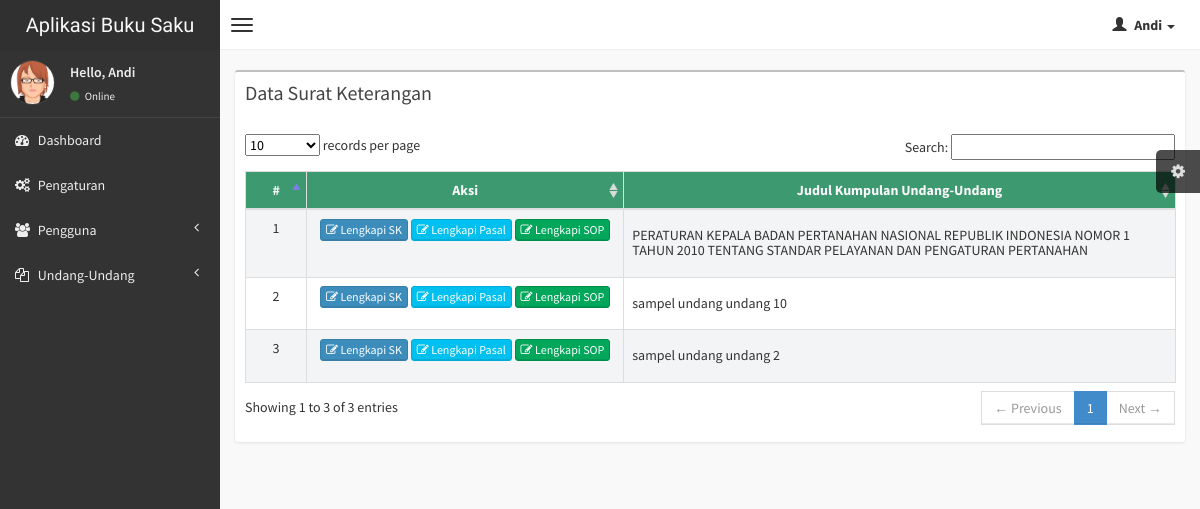
Screenshot of /pages/lihat_sk.php (signed in) with the database file from the repository.
### tables this page shows
CREATE TABLE `tb_nama_uu` (
  `id` int(11) NOT NULL,
  `nama_uu` varchar(255) NOT NULL,
  `status` varchar(10) NOT NULL,
  `tanggal_pembuatan` timestamp NOT NULL DEFAULT current_timestamp() ON UPDATE current_timestamp()
);

### pages/lihat_sk.php (the view, shortened to what this page needs)
<?php
include '../connect/koneksi.php';
?>
<!DOCTYPE html>
<html>
<head>
  <link href="../css/bootstrap.min.css" rel="stylesheet" type="text/css" />
  <link href="../css/font-awesome.min.css" rel="stylesheet" type="text/css" />
  <link href="../css/ionicons.min.css" rel="stylesheet" type="text/css" />
  <link href="../css/morris/morris.css" rel="stylesheet" type="text/css" />
  <link href="../css/jvectormap/jquery-jvectormap-1.2.2.css" rel="stylesheet" type="text/css" />
  <link href="../css/fullcalendar/fullcalendar.css" rel="stylesheet" type="text/css" />
  <link href="../css/daterangepicker/daterangepicker-bs3.css" rel="stylesheet" type="text/css" />
  <link href="../css/bootstrap-wysihtml5/bootstrap3-wysihtml5.min.css" rel="stylesheet" type="text/css" />
  <link href="../css/datatables/dataTables.bootstrap.css" rel="stylesheet" type="text/css" />
  <link href="../css/AdminLTE.css" rel="stylesheet" type="text/css" />
</head>
<body class="skin-black">
  <header class="header">
    <a href="#" class="logo">
      Aplikasi Buku Saku
    </a>
    <nav class="navbar navbar-static-top" role="navigation">
      <a href="#" class="navbar-btn sidebar-toggle" data-toggle="offcanvas" role="button">
        <span class="icon-bar"></span>
        <span class="icon-bar"></span>
        <span class="icon-bar"></span>
      </a>
      <div class="navbar-right">
        <ul class="nav navbar-nav">
          <li class="dropdown user user-menu">
            <a href="#" class="dropdown-toggle" data-toggle="dropdown">
              <i class="glyphicon glyphicon-user"></i>
              <span><?= $_SESSION['nama']; ?> <i class="caret"></i></span>
            </a>
          </li>
        </ul>
      </div>
    </nav>
  </header>
  <div class="wrapper row-offcanvas row-offcanvas-left">
    <aside class="left-side sidebar-offcanvas">
      <section class="sidebar">
        <div class="user-panel">
          <div class="pull-left image">
            <img src="../img/avatar3.png" class="img-circle" alt="User Image" />
          </div>
          <div class="pull-left info">
            <p>Hello, <?= $_SESSION['nama']; ?></p>
            <a href="#"><i class="fa fa-circle text-success"></i> Online</a>
          </div>
        </div>
        <ul class="sidebar-menu">
          <li>
            <a href="../pages/dashboard.php">
              <i class="fa fa-dashboard"></i> <span>Dashboard</span>
            </a>
          </li>
          <li>
          <a href="../pages/pengaturan.php">
              <i class="fa fa-cogs"></i><span> Pengaturan</span>
            </a>
          </li>
          <li class="treeview">
            <a href="#">
              <i class="fa fa-users"></i>
              <span>Pengguna</span>
              <i class="fa fa-angle-left pull-right"></i>
            </a>
          </li>
          <li class="treeview">
            <a href="#">
              <i class="fa fa-copy"></i>
              <span>Undang-Undang</span>
              <i class="fa fa-angle-left pull-right"></i>
            </a>
          </li>
        </ul>
      </section>
    </aside>
    <aside class="right-side">
      <section class="content">
        <div class="row">
          <div class="col-xs-12">
            <div class="box">
              <div class="box-header justify-content-between ml-auto">
                <h3 class="box-title">Data Surat Keterangan</h3>
              </div>
              <div class="box-body table-responsive">
                <table id="example1" class="table table-bordered table-striped">
                  <thead class="bg-olive">
                    <tr>
                      <th class="text-center" width="45px">#</th>
                      <th class="text-center" width="300px">Aksi</th>
                      <th class="text-center">Judul Kumpulan Undang-Undang</th>
                    </tr>
                  </thead>
                  <tbody>
                    <?php
                    $no = 1;
                    $data = mysqli_query($con, "SELECT * from tb_nama_uu order by tanggal_pembuatan DESC");
                    if (mysqli_num_rows($data) > 0) {
                      while ($dt = mysqli_fetch_array($data)) {
                    ?>
                        <tr>
                          <td class="text-center"><?= $no++; ?></td>
                          <td class="text-center">
                            <a href="../pages/ini_untuk_edit_lihat_sk_bab_pasal.php?id=<?= $dt['id']; ?>" class="btn btn-primary btn-xs"><i class="fa fa-edit"></i> Lengkapi SK</a>
                            <a href="../pages/form_tambah_pasal_per_nama_uu.php?id=<?= $dt['id']; ?>" class="btn btn-info btn-xs"><i class="fa fa-edit"></i> Lengkapi Pasal</a>
                            <a href="../pages/sop_bab.php?id=<?= $dt['id']; ?>" class="btn btn-success btn-xs"><i class="fa fa-edit"></i> Lengkapi SOP</a>
                          </td>
                          <td><h5><?= $dt['nama_uu']; ?></h5></td>
                        </tr>
                    <?php
                      }
                    } else {
                      echo '
												<tr>
												<td colspan"6">Tidak ada data.</td>
												</tr>
												';
                    }
                    ?>
                  </tbody>
                </table>
              </div>
            </div>
          </div>
        </div>
  </div>
</body>
</html>

### rows the page displays
tb_nama_uu: nama_uu "PERATURAN KEPALA BADAN PERTANAHAN NASIONAL REPUBLIK INDONESIA NOMOR 1 TAHUN 2010 TENTANG STANDAR PELAYANAN DAN PENGATURAN PERTANAHAN"
tb_nama_uu: nama_uu "sampel undang undang 10"
tb_nama_uu: nama_uu "sampel undang undang 2"

### other values shown
$_SESSION['nama'] "Andi"
